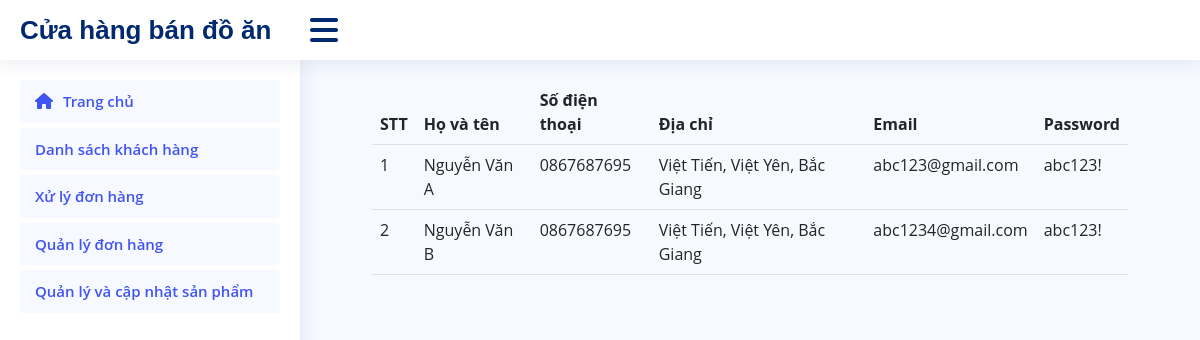
The page /nhanvien/index.php?a=danhsachkhachhang on the database its author committed.
### tables this page shows
CREATE TABLE `customers` (
  `customer_id` char(10) NOT NULL,
  `fullName` varchar(50) DEFAULT NULL,
  `phone` char(10) DEFAULT NULL,
  `address` varchar(50) DEFAULT NULL,
  `email` varchar(100) DEFAULT NULL,
  `password` char(30) DEFAULT NULL,
  PRIMARY KEY (`customer_id`),
  UNIQUE KEY `email` (`email`)
);

### model/khachhang.php (called while the page is built, shortened)
<?php
    function get_khachhang(){
        include "config.php";
        $sql = "SELECT * FROM customers";
        $kq = mysqli_query($conn,$sql);
        return $kq;
    }
?>

### nhanvien/view/danhsachkhachhang.php (the view, shortened to what this page needs)
<!doctype html>
<html lang="en">
  <head>
	<link href="view/assets/vendor/fontawesome/css/all.min.css" rel="stylesheet"/>
	<link href="view/assets/vendor/bootstrap/css/bootstrap.min.css" rel="stylesheet"/>
    <link href="view/assets/css/main.css" rel="stylesheet" type="text/css"/>
  </head>
  <body >
	<header id="header" class="header fixed-top d-flex align-items-center">
		<div class="d-flex align-items-center justify-content-between">
		  <a href="index.html" class="logo d-flex align-items-center">
			<span class="d-none d-lg-block">Cửa hàng bán đồ ăn</span>
		  </a>
		  <i class="fa-solid fa-bars toggle-sidebar-btn"></i>
		</div>
	</header>
	<aside id="sidebar" class="sidebar">
		<ul class="sidebar-nav" id="sidebar-nav">
			<li class="nav-item">
				<a class="nav-link" href="index.php?a=home">
				  <i class="fa-solid fa-house"></i>
				  <span>Trang chủ</span>
				</a>
			</li>
				<li class="nav-item">
					<a class="nav-link" href="index.php?a=danhsachkhachhang">
						<span>Danh sách khách hàng</span>
					</a>
					<li class="nav-item">
					<a class="nav-link " href="index.php?a=xulydonhang">
					  <span>Xử lý đơn hàng</span>
					</a>
				</li>
				<li class="nav-item">
					<a class="nav-link " href="index.php?a=quanlydonhang">
					  <span>Quản lý đơn hàng</span>
					</a>
				</li>
				<li class="nav-item">
				<a class="nav-link" href="index.php?a=quanlyvacapnhatsanpham">
				  <span>Quản lý và cập nhật sản phẩm</span>
				</a>
				</li>
		</ul>
	</aside>
	<main id="main" class="main">
	<table class="table">
  <thead>
    <tr>
      <th scope="col">STT</th>
      <th scope="col">Họ và tên</th>
      <th scope="col">Số điện thoại</th>
      <th scope="col">Địa chỉ</th>
      <th scope="col">Email</th>
      <th scope="col">Password</th>
    </tr>
  </thead>
	<?php
	$count =0;
		while($row = mysqli_fetch_assoc($kq)){
			$count++;
			?>
				<tr>
					<td><?=$count?></td>
					<td><?=$row['fullName']?></td>
					<td><?=$row['phone']?></td>
					<td><?=$row['address']?></td>
					<td><?=$row['email']?></td>
					<td><?=$row['password']?></td>
				</tr>
			<?php
		}
	?>
</table>
	</main>
  </body>
</html>

### nhanvien/view/assets/css/main.css (style rules this page uses)
:root { scroll-behavior: smooth; }
body { font-family: "Open Sans", sans-serif; background: #f6f9ff; color: #444444; }
a { color: #4154f1; text-decoration: none; }
#main { margin-top: 60px; padding: 20px 30px; transition: all 0.3s; }
.logo { line-height: 1; }
@media (min-width: 1200px) { .logo { width: 280px; } }
.logo span { font-size: 26px; font-weight: 700; color: #012970; font-family: "Nunito", sans-serif; }
.header { transition: all 0.5s; z-index: 997; height: 60px; box-shadow: 0px 2px 20px rgba(1, 41, 112, 0.1); background-color: #fff; padding-left: 20px; }
.header .toggle-sidebar-btn { font-size: 32px; padding-left: 10px; cursor: pointer; color: #012970; }
.sidebar { position: fixed; top: 60px; left: 0; bottom: 0; width: 300px; z-index: 996; transition: all 0.3s; padding: 20px; overflow-y: auto; scrollbar-width: thin; scrollbar-color: #aab7cf transparent; box-shadow: 0px 0px 20px rgba(1, 41, 112, 0.1); background-color: #fff; }
@media (min-width: 1200px) { #main, #footer { margin-left: 300px; } }
.sidebar-nav { padding: 0; margin: 0; list-style: none; }
.sidebar-nav li { padding: 0; margin: 0; list-style: none; }
.sidebar-nav .nav-item { margin-bottom: 5px; }
.sidebar-nav .nav-link { display: flex; align-items: center; font-size: 15px; font-weight: 600; color: #4154f1; transition: 0.3; background: #f6f9ff; padding: 10px 15px; border-radius: 4px; }
.sidebar-nav .nav-link i { font-size: 16px; margin-right: 10px; color: #4154f1; }

### rows shown on the page
customers: fullName "Nguyễn Văn A", phone "0867687695", address "Việt Tiến, Việt Yên, Bắc Giang", email "abc123@gmail.com", password "abc123!"
customers: fullName "Nguyễn Văn B", phone "0867687695", address "Việt Tiến, Việt Yên, Bắc Giang", email "abc1234@gmail.com", password "abc123!"
